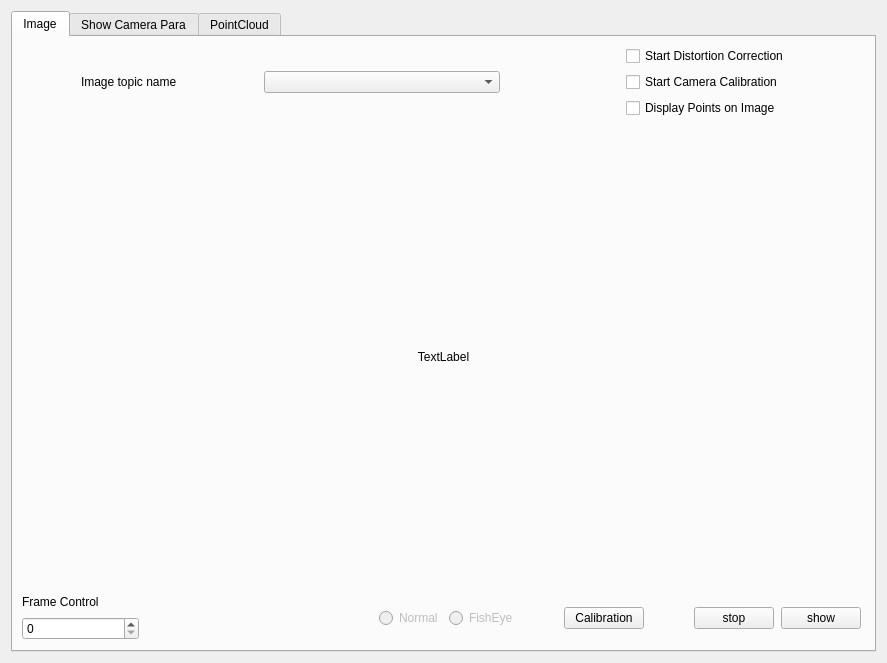
<?xml version="1.0" encoding="UTF-8"?>
<ui version="4.0">
 <class>calibration</class>
 <widget class="QWidget" name="calibration">
  <property name="geometry">
   <rect>
    <x>0</x>
    <y>0</y>
    <width>887</width>
    <height>663</height>
   </rect>
  </property>
  <property name="windowTitle">
   <string>Form</string>
  </property>
  <layout class="QHBoxLayout" name="horizontalLayout_6">
   <item>
    <widget class="QTabWidget" name="tabWidget">
     <property name="currentIndex">
      <number>0</number>
     </property>
     <widget class="QWidget" name="tab">
      <attribute name="title">
       <string>Image</string>
      </attribute>
      <layout class="QHBoxLayout" name="horizontalLayout_11">
       <item>
        <layout class="QVBoxLayout" name="verticalLayout_2" stretch="1,10,1">
         <item>
          <layout class="QHBoxLayout" name="horizontalLayout_3" stretch="4,1,2">
           <item>
            <layout class="QHBoxLayout" name="horizontalLayout_2" stretch="1,2,1,4">
             <item>
              <spacer name="horizontalSpacer_7">
               <property name="orientation">
                <enum>Qt::Horizontal</enum>
               </property>
               <property name="sizeHint" stdset="0">
                <size>
                 <width>13</width>
                 <height>24</height>
                </size>
               </property>
              </spacer>
             </item>
             <item>
              <widget class="QLabel" name="label">
               <property name="text">
                <string>Image topic name</string>
               </property>
              </widget>
             </item>
             <item>
              <spacer name="horizontalSpacer_3">
               <property name="orientation">
                <enum>Qt::Horizontal</enum>
               </property>
               <property name="sizeHint" stdset="0">
                <size>
                 <width>48</width>
                 <height>20</height>
                </size>
               </property>
              </spacer>
             </item>
             <item>
              <widget class="QComboBox" name="image_topic_comboBox"/>
             </item>
            </layout>
           </item>
           <item>
            <spacer name="horizontalSpacer_4">
             <property name="orientation">
              <enum>Qt::Horizontal</enum>
             </property>
             <property name="sizeHint" stdset="0">
              <size>
               <width>48</width>
               <height>20</height>
              </size>
             </property>
            </spacer>
           </item>
           <item>
            <layout class="QVBoxLayout" name="verticalLayout_4">
             <item>
              <widget class="QCheckBox" name="StartRectifier">
               <property name="text">
                <string>Start Distortion Correction</string>
               </property>
              </widget>
             </item>
             <item>
              <widget class="QCheckBox" name="StartApriltags">
               <property name="text">
                <string>Start Camera Calibration</string>
               </property>
              </widget>
             </item>
             <item>
              <widget class="QCheckBox" name="display_points_on_image">
               <property name="text">
                <string>Display Points on Image</string>
               </property>
              </widget>
             </item>
            </layout>
           </item>
          </layout>
         </item>
         <item>
          <layout class="QVBoxLayout" name="verticalLayout_3" stretch="0">
           <property name="spacing">
            <number>20</number>
           </property>
           <property name="sizeConstraint">
            <enum>QLayout::SetFixedSize</enum>
           </property>
           <item>
            <widget class="QLabel" name="labelImage">
             <property name="text">
              <string>TextLabel</string>
             </property>
             <property name="scaledContents">
              <bool>true</bool>
             </property>
             <property name="alignment">
              <set>Qt::AlignCenter</set>
             </property>
            </widget>
           </item>
          </layout>
         </item>
         <item>
          <layout class="QHBoxLayout" name="horizontalLayout_4" stretch="2,4,0,0,0,0,3">
           <item>
            <layout class="QVBoxLayout" name="verticalLayout_6" stretch="2,1,2,1">
             <item>
              <widget class="QLabel" name="label_2">
               <property name="text">
                <string>Frame Control</string>
               </property>
              </widget>
             </item>
             <item>
              <spacer name="verticalSpacer_5">
               <property name="orientation">
                <enum>Qt::Vertical</enum>
               </property>
               <property name="sizeHint" stdset="0">
                <size>
                 <width>20</width>
                 <height>40</height>
                </size>
               </property>
              </spacer>
             </item>
             <item>
              <widget class="QSpinBox" name="spinBox"/>
             </item>
             <item>
              <spacer name="verticalSpacer_2">
               <property name="orientation">
                <enum>Qt::Vertical</enum>
               </property>
               <property name="sizeHint" stdset="0">
                <size>
                 <width>20</width>
                 <height>40</height>
                </size>
               </property>
              </spacer>
             </item>
            </layout>
           </item>
           <item>
            <spacer name="horizontalSpacer_5">
             <property name="orientation">
              <enum>Qt::Horizontal</enum>
             </property>
             <property name="sizeHint" stdset="0">
              <size>
               <width>40</width>
               <height>20</height>
              </size>
             </property>
            </spacer>
           </item>
           <item>
            <layout class="QHBoxLayout" name="horizontalLayout_12">
             <item>
              <widget class="QRadioButton" name="normalType">
               <property name="enabled">
                <bool>false</bool>
               </property>
               <property name="text">
                <string>Normal</string>
               </property>
               <property name="checkable">
                <bool>true</bool>
               </property>
               <property name="checked">
                <bool>false</bool>
               </property>
              </widget>
             </item>
             <item>
              <widget class="QRadioButton" name="fisheyeType">
               <property name="enabled">
                <bool>false</bool>
               </property>
               <property name="text">
                <string>FishEye</string>
               </property>
               <property name="checkable">
                <bool>true</bool>
               </property>
               <property name="checked">
                <bool>false</bool>
               </property>
              </widget>
             </item>
            </layout>
           </item>
           <item>
            <spacer name="horizontalSpacer_14">
             <property name="orientation">
              <enum>Qt::Horizontal</enum>
             </property>
             <property name="sizeHint" stdset="0">
              <size>
               <width>40</width>
               <height>20</height>
              </size>
             </property>
            </spacer>
           </item>
           <item>
            <widget class="QPushButton" name="calibration_button">
             <property name="text">
              <string>Calibration</string>
             </property>
            </widget>
           </item>
           <item>
            <spacer name="horizontalSpacer_10">
             <property name="orientation">
              <enum>Qt::Horizontal</enum>
             </property>
             <property name="sizeHint" stdset="0">
              <size>
               <width>40</width>
               <height>20</height>
              </size>
             </property>
            </spacer>
           </item>
           <item>
            <layout class="QVBoxLayout" name="verticalLayout" stretch="1,5,1">
             <property name="spacing">
              <number>2</number>
             </property>
             <property name="sizeConstraint">
              <enum>QLayout::SetFixedSize</enum>
             </property>
             <item>
              <spacer name="verticalSpacer_4">
               <property name="orientation">
                <enum>Qt::Vertical</enum>
               </property>
               <property name="sizeHint" stdset="0">
                <size>
                 <width>20</width>
                 <height>40</height>
                </size>
               </property>
              </spacer>
             </item>
             <item>
              <layout class="QHBoxLayout" name="horizontalLayout">
               <property name="sizeConstraint">
                <enum>QLayout::SetFixedSize</enum>
               </property>
               <item>
                <spacer name="horizontalSpacer_6">
                 <property name="orientation">
                  <enum>Qt::Horizontal</enum>
                 </property>
                 <property name="sizeHint" stdset="0">
                  <size>
                   <width>40</width>
                   <height>20</height>
                  </size>
                 </property>
                </spacer>
               </item>
               <item>
                <widget class="QPushButton" name="pushButton_2">
                 <property name="text">
                  <string>stop</string>
                 </property>
                </widget>
               </item>
               <item>
                <spacer name="horizontalSpacer">
                 <property name="orientation">
                  <enum>Qt::Horizontal</enum>
                 </property>
                 <property name="sizeHint" stdset="0">
                  <size>
                   <width>40</width>
                   <height>20</height>
                  </size>
                 </property>
                </spacer>
               </item>
               <item>
                <widget class="QPushButton" name="pushButton">
                 <property name="text">
                  <string>show</string>
                 </property>
                </widget>
               </item>
               <item>
                <spacer name="horizontalSpacer_2">
                 <property name="orientation">
                  <enum>Qt::Horizontal</enum>
                 </property>
                 <property name="sizeHint" stdset="0">
                  <size>
                   <width>40</width>
                   <height>20</height>
                  </size>
                 </property>
                </spacer>
               </item>
              </layout>
             </item>
             <item>
              <spacer name="verticalSpacer_3">
               <property name="orientation">
                <enum>Qt::Vertical</enum>
               </property>
               <property name="sizeHint" stdset="0">
                <size>
                 <width>20</width>
                 <height>40</height>
                </size>
               </property>
              </spacer>
             </item>
            </layout>
           </item>
          </layout>
         </item>
        </layout>
       </item>
      </layout>
     </widget>
     <widget class="QWidget" name="tab_2">
      <attribute name="title">
       <string>Show Camera Para</string>
      </attribute>
      <layout class="QHBoxLayout" name="horizontalLayout_9">
       <item>
        <layout class="QVBoxLayout" name="verticalLayout_5">
         <item>
          <layout class="QHBoxLayout" name="horizontalLayout_7">
           <item>
            <widget class="QLabel" name="YamlPath">
             <property name="text">
              <string>Path Name</string>
             </property>
            </widget>
           </item>
           <item>
            <widget class="QLineEdit" name="path"/>
           </item>
          </layout>
         </item>
         <item>
          <widget class="QListView" name="listViewCamera"/>
         </item>
         <item>
          <layout class="QHBoxLayout" name="horizontalLayout_8">
           <item>
            <spacer name="horizontalSpacer_9">
             <property name="orientation">
              <enum>Qt::Horizontal</enum>
             </property>
             <property name="sizeHint" stdset="0">
              <size>
               <width>40</width>
               <height>20</height>
              </size>
             </property>
            </spacer>
           </item>
           <item>
            <widget class="QPushButton" name="openfile">
             <property name="text">
              <string>Open</string>
             </property>
            </widget>
           </item>
           <item>
            <spacer name="horizontalSpacer_8">
             <property name="orientation">
              <enum>Qt::Horizontal</enum>
             </property>
             <property name="sizeHint" stdset="0">
              <size>
               <width>40</width>
               <height>20</height>
              </size>
             </property>
            </spacer>
           </item>
           <item>
            <widget class="QPushButton" name="ShowData">
             <property name="text">
              <string>Improt</string>
             </property>
            </widget>
           </item>
           <item>
            <spacer name="horizontalSpacer_11">
             <property name="orientation">
              <enum>Qt::Horizontal</enum>
             </property>
             <property name="sizeHint" stdset="0">
              <size>
               <width>40</width>
               <height>20</height>
              </size>
             </property>
            </spacer>
           </item>
          </layout>
         </item>
        </layout>
       </item>
      </layout>
     </widget>
     <widget class="QWidget" name="tab_3">
      <attribute name="title">
       <string>PointCloud</string>
      </attribute>
      <widget class="QListView" name="listView_exandin">
       <property name="geometry">
        <rect>
         <x>20</x>
         <y>90</y>
         <width>256</width>
         <height>192</height>
        </rect>
       </property>
      </widget>
      <widget class="QWidget" name="layoutWidget">
       <property name="geometry">
        <rect>
         <x>11</x>
         <y>10</y>
         <width>575</width>
         <height>56</height>
        </rect>
       </property>
       <layout class="QHBoxLayout" name="horizontalLayout_5">
        <item>
         <widget class="QLabel" name="label_3">
          <property name="text">
           <string>PointCloud Topic Name</string>
          </property>
         </widget>
        </item>
        <item>
         <spacer name="horizontalSpacer_12">
          <property name="orientation">
           <enum>Qt::Horizontal</enum>
          </property>
          <property name="sizeHint" stdset="0">
           <size>
            <width>40</width>
            <height>20</height>
           </size>
          </property>
         </spacer>
        </item>
        <item>
         <widget class="QComboBox" name="comboBox_PointCloud"/>
        </item>
        <item>
         <spacer name="horizontalSpacer_13">
          <property name="orientation">
           <enum>Qt::Horizontal</enum>
          </property>
          <property name="sizeHint" stdset="0">
           <size>
            <width>40</width>
            <height>20</height>
           </size>
          </property>
         </spacer>
        </item>
        <item>
         <layout class="QVBoxLayout" name="verticalLayout_7">
          <item>
           <widget class="QCheckBox" name="checkBoxforPointCloud">
            <property name="text">
             <string>Remove Ground</string>
            </property>
           </widget>
          </item>
          <item>
           <widget class="QCheckBox" name="convertPointImage">
            <property name="text">
             <string>Convert Point to Image</string>
            </property>
           </widget>
          </item>
         </layout>
        </item>
       </layout>
      </widget>
     </widget>
    </widget>
   </item>
  </layout>
 </widget>
 <resources/>
 <connections/>
</ui>
